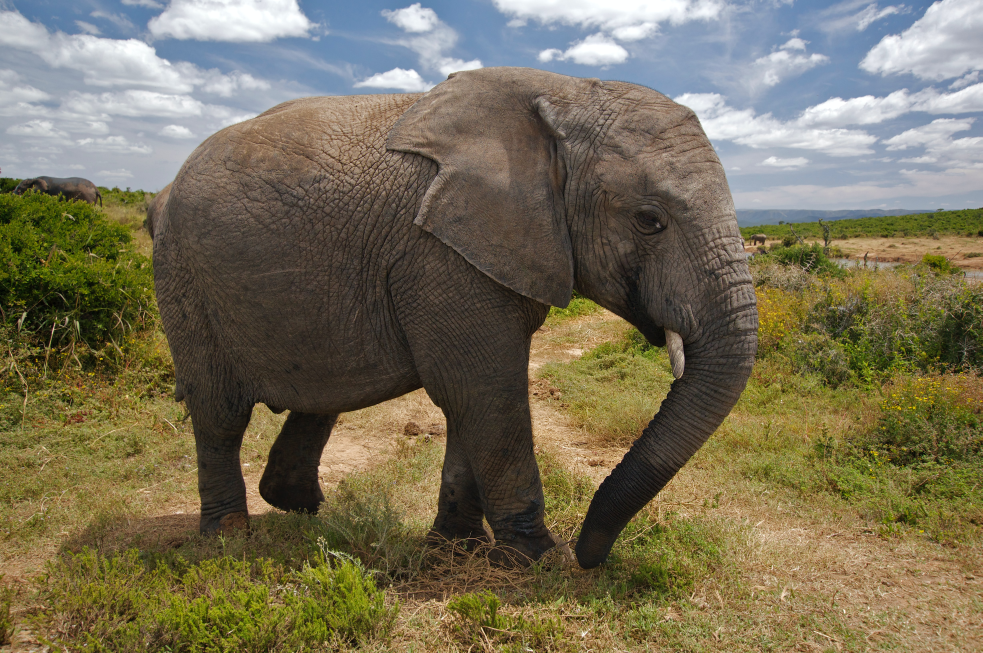
#> input picture image/sample.jpg, 4912 x 3264 px (shown at 1/5 size)
$ python image-module.py
#> lines starting #> are read from the running program, lines starting #| are printed output that depends on the picture
from PIL import Image

my_image = Image.open('sample.jpg')
#> my_image is the input picture: PIL image 4912x3264 RGB; mean R, G, B 119.1, 111.3, 87.5

print(my_image.size)
#| (4912, 3264)

# if you use the same file name it will replace it, so be careful!
result = my_image.crop((12, 12, 40, 80)).save('modifiedImage3.jpg', 'JPEG')
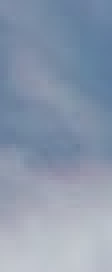
#> saved as modifiedImage3.jpg: PIL image 28x68 RGB (shown 4 times larger); mean R, G, B 138.8, 152.5, 172.7
my_image.resize((3000, 500)).save('modifiedImage1.jpg', 'JPEG')
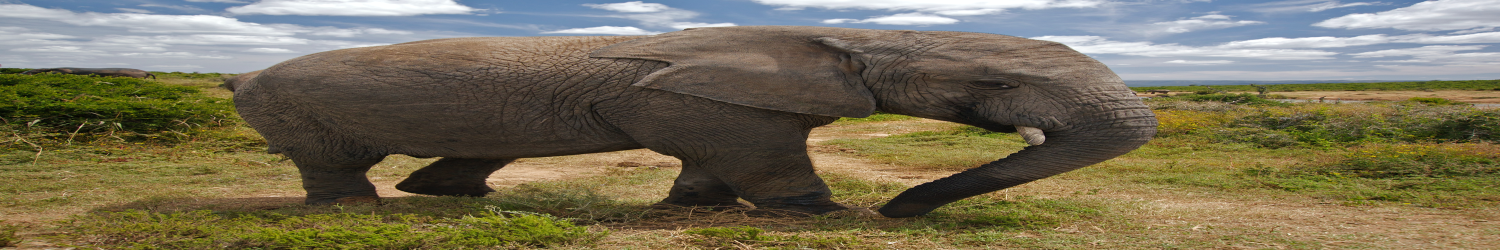
#> saved as modifiedImage1.jpg: PIL image 3000x500 RGB (shown at 1/2 size); mean R, G, B 119.1, 111.3, 87.5
my_image.rotate(90).save('modifiedImage2.jpg', 'JPEG')
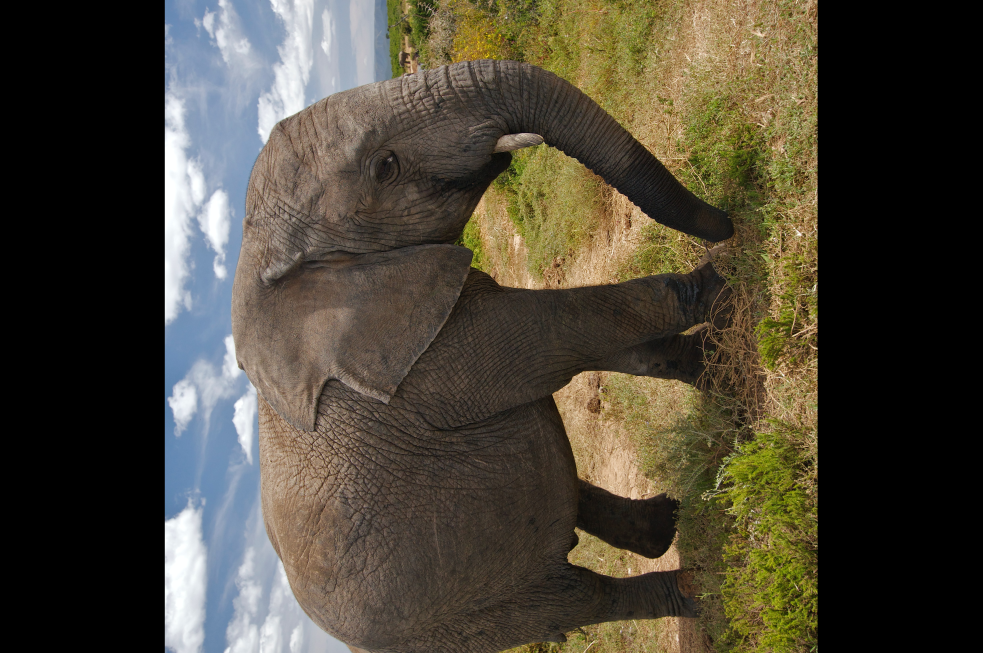
#> saved as modifiedImage2.jpg: PIL image 4912x3264 RGB (shown at 1/5 size); mean R, G, B 75.3, 69.4, 56
